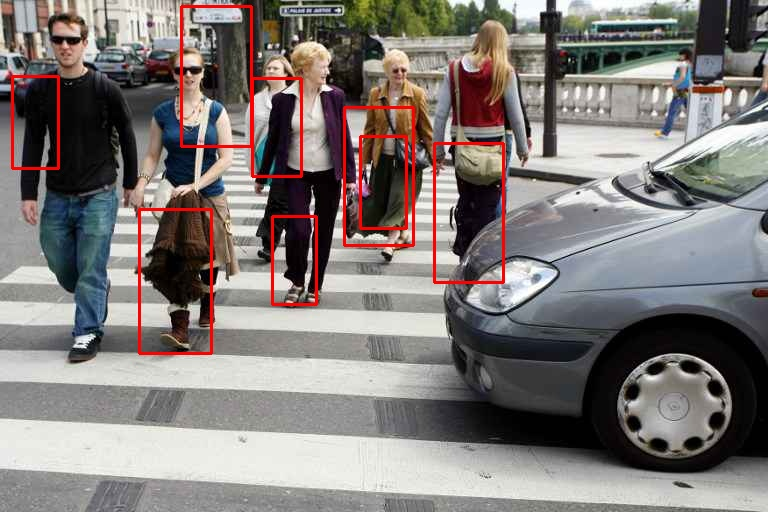
#> input picture VideoSurveillance/videosurveillance/cascadeclassifier/images_cascade/2048x1536-fit_radars-passages-pietons-arrivent.jpg, 768 x 512 px, given in place of test.mov, which was not available
$ python test_video.py
#> lines starting #> are read from the running program, lines starting #| are printed output that depends on the picture; after the words box and inside, x2 and y2 are one past the last pixel; in counts of white or black regions, pixels touching at a corner belong together; pictures that were not available may be replaced by others from this repository, and a replacement may not be noted
from __future__ import print_function
from imutils.object_detection import non_max_suppression
from imutils import paths
import numpy as np
import argparse
import imutils
import cv2
import sys

def silhouette(image):
	# initialize the HOG descriptor/person detector
	hog = cv2.HOGDescriptor()
	hog.setSVMDetector(cv2.HOGDescriptor_getDefaultPeopleDetector())
	image = imutils.resize(image, width=min(400, image.shape[1]))
	orig = image.copy()

	# detect people in the image
	(rects, weights) = hog.detectMultiScale(image, winStride=(4, 4),padding=(8, 8), scale=1.05)
	# draw the original bounding boxes
	for (x, y, w, h) in rects:
		cv2.rectangle(orig, (x, y), (x + w, y + h), (0, 0, 255), 2)

	# apply non-maxima suppression to the bounding boxes using a
	# fairly large overlap threshold to try to maintain overlapping
	# boxes that are still people
	rects = np.array([[x, y, x + w, y + h] for (x, y, w, h) in rects])
	pick = non_max_suppression(rects, probs=None, overlapThresh=0.65)


	return pick, image

def visage(img,face_cascade):
	gray = cv2.cvtColor(img, cv2.COLOR_BGR2GRAY)
	# Lecture du classifieur de visage

	faces = face_cascade.detectMultiScale(gray, scaleFactor=1.3, minNeighbors=5)
	for (x, y, w, h) in faces:
		img = cv2.rectangle(img, (x, y), (x + w, y + h), (255, 0, 0), 2)
	cv2.imshow("Video", img)

def diffImg(t0, t1, t2):
	d1 = cv2.absdiff(t2, t1)
	d2 = cv2.absdiff(t1, t0)
	return cv2.bitwise_and(d1, d2)

def img400g(image):
	image= imutils.resize(image, width=min(400, image.shape[1]))
	return cv2.cvtColor(image, cv2.COLOR_RGB2GRAY)

cap = cv2.VideoCapture( 'test.mov' )#ouverture de la video

face_cascade = cv2.CascadeClassifier("haarcascade_frontalface_default.xml")
# Read three images first:
t_minus = img400g(cap.read()[1])
#> in img400g, `image= imutils.resize(image, width=min(400, image.shape[1]))`:
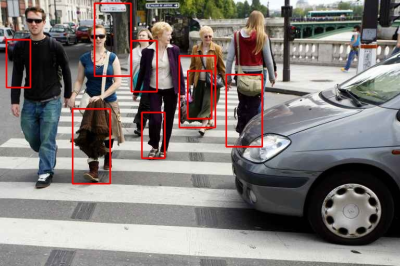
#> image: shape (266, 400, 3); mean B, G, R 120.6, 123.1, 129.4
#> in img400g, `return cv2.cvtColor(image, cv2.COLOR_RGB2GRAY)`:
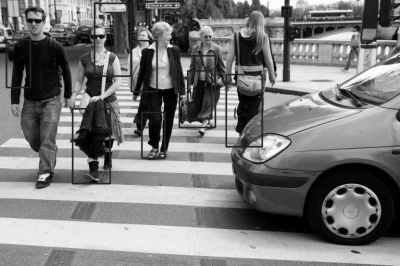
#> returned value: shape (266, 400); min 0, max 255, mean 123.1
t = img400g(cap.read()[1])
t_plus=img400g(cap.read()[1])
pick_rectangle=[]
while True:
	cv2.imshow( "Gradient", diffImg(t_minus, t, t_plus) )
#> in diffImg, `d1 = cv2.absdiff(t2, t1)`: d1: shape (266, 400); every value is 0
	t_minus = t
	t = t_plus
	t_plus = img400g(cap.read()[1])
	pick, image=silhouette(t_plus)
#> in silhouette, `(rects, weights) = hog.detectMultiScale(image, winStride=(4, 4),paddin..`: rects = [[111, 7, 91, 182], [72, 73, 64, 128], [206, 0, 91, 174], [0, 0, 95, 203], [39, 0, 111, 216]]; weights = [2.72, 0.358, 0.67, 2.4, 0.201]
#> the loop in silhouette, `for (x, y, w, h) in rects:` made 5 passes
#> after the loop in silhouette, `for (x, y, w, h) in rects:`:
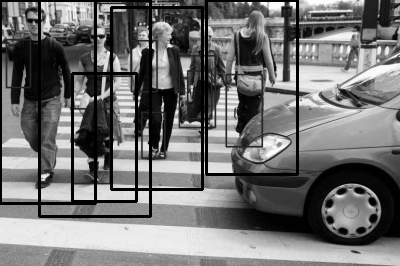
#> orig: shape (266, 400); 6.95% of pixels changed, all inside (x1, y1, x2, y2) = (0, 0, 299, 218)
#> in silhouette, `rects = np.array([[x, y, x + w, y + h] for (x, y, w, h) in rects])`: rects = [[111, 7, 202, 189], [72, 73, 136, 201], [206, 0, 297, 174], [0, 0, 95, 203], [39, 0, 150, 216]]
#> in silhouette, `pick = non_max_suppression(rects, probs=None, overlapThresh=0.65)`: pick = [[39, 0, 150, 216], [0, 0, 95, 203], [111, 7, 202, 189], [206, 0, 297, 174]]
	for (xA, yA, xB, yB) in pick:
		cv2.rectangle(image, (xA, yA), (xB, yB), (0, 255, 0), 2)
#> this loop made 4 passes
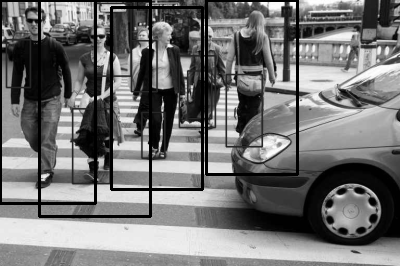
#> image: shape (266, 400); 5.93% of pixels changed, all inside (x1, y1, x2, y2) = (0, 0, 299, 218)
	# show the output images
	cv2.imshow("Video", image)
	if cv2.waitKey(1) & 0xFF == ord('q'):#si on appuie sur q
#> (key q is pressed here)
		break

$ run again, on VideoSurveillance/videosurveillance/cascadeclassifier/images_cascade/Source0.jpg
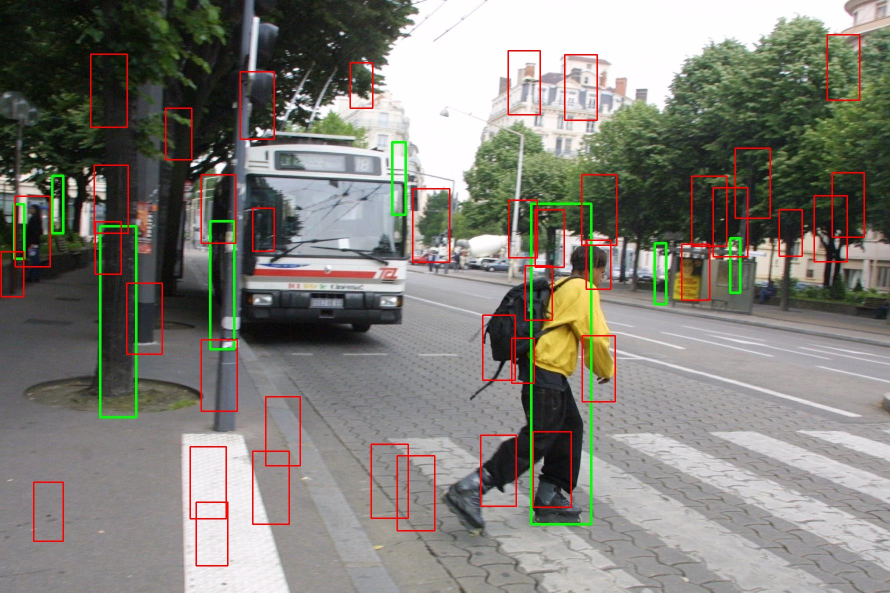
#> input picture VideoSurveillance/videosurveillance/cascadeclassifier/images_cascade/Source0.jpg, 1780 x 1185 px, given in place of test.mov, which was not available (shown at 1/2 size)
#> in img400g, `return cv2.cvtColor(image, cv2.COLOR_RGB2GRAY)`:
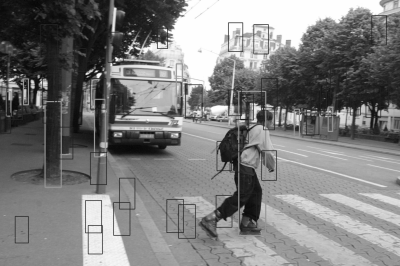
#> returned value: shape (266, 400); min 6, max 255, mean 124.9
#> d1: shape (266, 400); every value is 0
#> in silhouette, `(rects, weights) = hog.detectMultiScale(image, winStride=(4, 4),paddin..`: rects = [[69, 44, 65, 130], [6, 22, 96, 192], [207, 77, 90, 179]]; weights = [0.633, 0.476, 0.788]
#> the loop in silhouette, `for (x, y, w, h) in rects:` made 3 passes
#> after the loop in silhouette, `for (x, y, w, h) in rects:`:
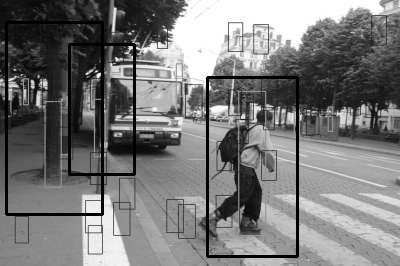
#> orig: shape (266, 400); 4.21% of pixels changed, all inside (x1, y1, x2, y2) = (5, 21, 299, 258)
#> in silhouette, `rects = np.array([[x, y, x + w, y + h] for (x, y, w, h) in rects])`: rects = [[69, 44, 134, 174], [6, 22, 102, 214], [207, 77, 297, 256]]
#> in silhouette, `pick = non_max_suppression(rects, probs=None, overlapThresh=0.65)`: pick = [[207, 77, 297, 256], [6, 22, 102, 214], [69, 44, 134, 174]]
#> the loop `for (xA, yA, xB, yB) in pick:` made 3 passes
